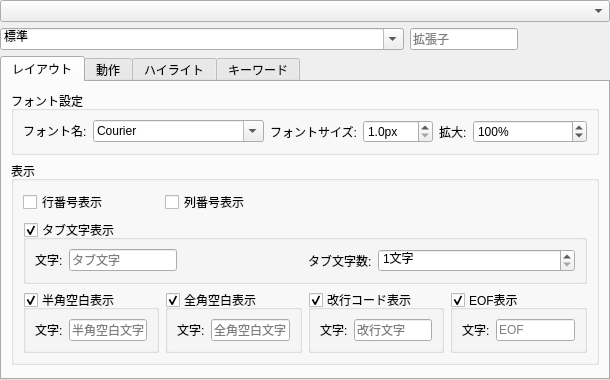
<?xml version="1.0" encoding="UTF-8"?>
<ui version="4.0">
 <class>ConfigEditorPage</class>
 <widget class="QWidget" name="ConfigEditorPage">
  <property name="geometry">
   <rect>
    <x>0</x>
    <y>0</y>
    <width>610</width>
    <height>380</height>
   </rect>
  </property>
  <property name="windowTitle">
   <string>Form</string>
  </property>
  <layout class="QGridLayout" name="gridLayout">
   <property name="margin">
    <number>0</number>
   </property>
   <item row="0" column="0">
    <widget class="QComboBox" name="fileName"/>
   </item>
   <item row="1" column="0">
    <layout class="QGridLayout" name="gridLayout_3" columnstretch="1,0,0,0">
     <item row="1" column="1">
      <widget class="QLineEdit" name="suffixes">
       <property name="placeholderText">
        <string>拡張子</string>
       </property>
      </widget>
     </item>
     <item row="1" column="0">
      <widget class="QComboBox" name="editorType">
       <property name="editable">
        <bool>true</bool>
       </property>
       <item>
        <property name="text">
         <string>標準</string>
        </property>
       </item>
      </widget>
     </item>
     <item row="1" column="2">
      <widget class="QPushButton" name="addEditorType">
       <property name="text">
        <string/>
       </property>
       <property name="icon">
        <iconset resource="../res.qrc">
         <normaloff>:/images/plus.png</normaloff>:/images/plus.png</iconset>
       </property>
       <property name="flat">
        <bool>true</bool>
       </property>
      </widget>
     </item>
     <item row="1" column="3">
      <widget class="QPushButton" name="removeEditorType">
       <property name="text">
        <string/>
       </property>
       <property name="icon">
        <iconset resource="../res.qrc">
         <normaloff>:/images/minus.png</normaloff>:/images/minus.png</iconset>
       </property>
       <property name="flat">
        <bool>true</bool>
       </property>
      </widget>
     </item>
    </layout>
   </item>
   <item row="17" column="0">
    <widget class="QTabWidget" name="tabWidget">
     <property name="currentIndex">
      <number>0</number>
     </property>
     <widget class="QWidget" name="tabLayout">
      <attribute name="title">
       <string>レイアウト</string>
      </attribute>
      <layout class="QVBoxLayout" name="verticalLayout">
       <item>
        <widget class="QGroupBox" name="groupBox">
         <property name="title">
          <string>フォント設定</string>
         </property>
         <layout class="QGridLayout" name="gridLayout_2">
          <item row="0" column="0">
           <layout class="QFormLayout" name="formLayout_3">
            <item row="0" column="0">
             <widget class="QLabel" name="label">
              <property name="text">
               <string>フォント名:</string>
              </property>
             </widget>
            </item>
            <item row="0" column="1">
             <widget class="QFontComboBox" name="fontFamily">
              <property name="fontFilters">
               <set>QFontComboBox::MonospacedFonts</set>
              </property>
             </widget>
            </item>
           </layout>
          </item>
          <item row="0" column="1">
           <layout class="QFormLayout" name="formLayout_4">
            <item row="0" column="0">
             <widget class="QLabel" name="label_2">
              <property name="text">
               <string>フォントサイズ:</string>
              </property>
             </widget>
            </item>
            <item row="0" column="1">
             <widget class="QDoubleSpinBox" name="fontPointSizeF">
              <property name="prefix">
               <string/>
              </property>
              <property name="suffix">
               <string>px</string>
              </property>
              <property name="decimals">
               <number>1</number>
              </property>
              <property name="minimum">
               <double>1.000000000000000</double>
              </property>
              <property name="singleStep">
               <double>0.500000000000000</double>
              </property>
             </widget>
            </item>
           </layout>
          </item>
          <item row="0" column="2">
           <layout class="QFormLayout" name="formLayout_5">
            <item row="0" column="0">
             <widget class="QLabel" name="label_10">
              <property name="text">
               <string>拡大:</string>
              </property>
             </widget>
            </item>
            <item row="0" column="1">
             <widget class="QSpinBox" name="zoom">
              <property name="suffix">
               <string>%</string>
              </property>
              <property name="maximum">
               <number>500</number>
              </property>
              <property name="singleStep">
               <number>10</number>
              </property>
              <property name="value">
               <number>100</number>
              </property>
             </widget>
            </item>
           </layout>
          </item>
         </layout>
        </widget>
       </item>
       <item>
        <widget class="QGroupBox" name="groupBox_2">
         <property name="title">
          <string>表示</string>
         </property>
         <layout class="QGridLayout" name="gridLayout_4">
          <item row="3" column="0">
           <widget class="QGroupBox" name="halfSpaceVisible">
            <property name="title">
             <string>半角空白表示</string>
            </property>
            <property name="flat">
             <bool>true</bool>
            </property>
            <property name="checkable">
             <bool>true</bool>
            </property>
            <layout class="QGridLayout" name="gridLayout_16">
             <item row="0" column="0">
              <layout class="QFormLayout" name="formLayout_10">
               <property name="fieldGrowthPolicy">
                <enum>QFormLayout::AllNonFixedFieldsGrow</enum>
               </property>
               <item row="0" column="0">
                <widget class="QLabel" name="label_6">
                 <property name="text">
                  <string>文字:</string>
                 </property>
                 <property name="buddy">
                  <cstring>tabStopDigits</cstring>
                 </property>
                </widget>
               </item>
               <item row="0" column="1">
                <widget class="QLineEdit" name="halfSpaceChar">
                 <property name="sizePolicy">
                  <sizepolicy hsizetype="Maximum" vsizetype="Fixed">
                   <horstretch>0</horstretch>
                   <verstretch>0</verstretch>
                  </sizepolicy>
                 </property>
                 <property name="maxLength">
                  <number>1</number>
                 </property>
                 <property name="placeholderText">
                  <string>半角空白文字</string>
                 </property>
                </widget>
               </item>
              </layout>
             </item>
            </layout>
           </widget>
          </item>
          <item row="3" column="1">
           <widget class="QGroupBox" name="fullSpaceVisible">
            <property name="title">
             <string>全角空白表示</string>
            </property>
            <property name="flat">
             <bool>true</bool>
            </property>
            <property name="checkable">
             <bool>true</bool>
            </property>
            <layout class="QGridLayout" name="gridLayout_19">
             <item row="0" column="0">
              <layout class="QFormLayout" name="formLayout_11">
               <property name="fieldGrowthPolicy">
                <enum>QFormLayout::AllNonFixedFieldsGrow</enum>
               </property>
               <item row="0" column="0">
                <widget class="QLabel" name="label_7">
                 <property name="text">
                  <string>文字:</string>
                 </property>
                 <property name="buddy">
                  <cstring>tabStopDigits</cstring>
                 </property>
                </widget>
               </item>
               <item row="0" column="1">
                <widget class="QLineEdit" name="fullSpaceChar">
                 <property name="sizePolicy">
                  <sizepolicy hsizetype="Maximum" vsizetype="Fixed">
                   <horstretch>0</horstretch>
                   <verstretch>0</verstretch>
                  </sizepolicy>
                 </property>
                 <property name="maxLength">
                  <number>1</number>
                 </property>
                 <property name="placeholderText">
                  <string>全角空白文字</string>
                 </property>
                </widget>
               </item>
              </layout>
             </item>
            </layout>
           </widget>
          </item>
          <item row="3" column="2">
           <widget class="QGroupBox" name="endOfLineVisible">
            <property name="title">
             <string>改行コード表示</string>
            </property>
            <property name="flat">
             <bool>true</bool>
            </property>
            <property name="checkable">
             <bool>true</bool>
            </property>
            <layout class="QGridLayout" name="gridLayout_20">
             <item row="0" column="0">
              <layout class="QFormLayout" name="formLayout_12">
               <property name="fieldGrowthPolicy">
                <enum>QFormLayout::AllNonFixedFieldsGrow</enum>
               </property>
               <item row="0" column="0">
                <widget class="QLabel" name="label_8">
                 <property name="text">
                  <string>文字:</string>
                 </property>
                 <property name="buddy">
                  <cstring>tabStopDigits</cstring>
                 </property>
                </widget>
               </item>
               <item row="0" column="1">
                <widget class="QLineEdit" name="endOfLineChar">
                 <property name="sizePolicy">
                  <sizepolicy hsizetype="Maximum" vsizetype="Fixed">
                   <horstretch>0</horstretch>
                   <verstretch>0</verstretch>
                  </sizepolicy>
                 </property>
                 <property name="maxLength">
                  <number>1</number>
                 </property>
                 <property name="placeholderText">
                  <string>改行文字</string>
                 </property>
                </widget>
               </item>
              </layout>
             </item>
            </layout>
           </widget>
          </item>
          <item row="3" column="3">
           <widget class="QGroupBox" name="endOfFileVisible">
            <property name="title">
             <string>EOF表示</string>
            </property>
            <property name="flat">
             <bool>true</bool>
            </property>
            <property name="checkable">
             <bool>true</bool>
            </property>
            <layout class="QGridLayout" name="gridLayout_21">
             <item row="0" column="0">
              <layout class="QFormLayout" name="formLayout_13">
               <property name="fieldGrowthPolicy">
                <enum>QFormLayout::AllNonFixedFieldsGrow</enum>
               </property>
               <item row="0" column="0">
                <widget class="QLabel" name="label_9">
                 <property name="text">
                  <string>文字:</string>
                 </property>
                 <property name="buddy">
                  <cstring>tabStopDigits</cstring>
                 </property>
                </widget>
               </item>
               <item row="0" column="1">
                <widget class="QLineEdit" name="endOfFileChar">
                 <property name="sizePolicy">
                  <sizepolicy hsizetype="Maximum" vsizetype="Fixed">
                   <horstretch>0</horstretch>
                   <verstretch>0</verstretch>
                  </sizepolicy>
                 </property>
                 <property name="placeholderText">
                  <string>EOF</string>
                 </property>
                </widget>
               </item>
              </layout>
             </item>
            </layout>
           </widget>
          </item>
          <item row="0" column="0">
           <widget class="QCheckBox" name="lineNumberVisible">
            <property name="text">
             <string>行番号表示</string>
            </property>
           </widget>
          </item>
          <item row="2" column="0" colspan="4">
           <widget class="QGroupBox" name="tabVisible">
            <property name="title">
             <string>タブ文字表示</string>
            </property>
            <property name="flat">
             <bool>true</bool>
            </property>
            <property name="checkable">
             <bool>true</bool>
            </property>
            <layout class="QGridLayout" name="gridLayout_15">
             <item row="0" column="0">
              <layout class="QFormLayout" name="formLayout_9">
               <property name="fieldGrowthPolicy">
                <enum>QFormLayout::AllNonFixedFieldsGrow</enum>
               </property>
               <item row="0" column="0">
                <widget class="QLabel" name="label_5">
                 <property name="text">
                  <string>文字:</string>
                 </property>
                 <property name="buddy">
                  <cstring>tabStopDigits</cstring>
                 </property>
                </widget>
               </item>
               <item row="0" column="1">
                <widget class="QLineEdit" name="tabChar">
                 <property name="sizePolicy">
                  <sizepolicy hsizetype="Maximum" vsizetype="Fixed">
                   <horstretch>0</horstretch>
                   <verstretch>0</verstretch>
                  </sizepolicy>
                 </property>
                 <property name="maxLength">
                  <number>1</number>
                 </property>
                 <property name="placeholderText">
                  <string>タブ文字</string>
                 </property>
                </widget>
               </item>
              </layout>
             </item>
             <item row="0" column="1">
              <layout class="QFormLayout" name="formLayout">
               <item row="0" column="0">
                <widget class="QLabel" name="label_3">
                 <property name="text">
                  <string>タブ文字数:</string>
                 </property>
                 <property name="buddy">
                  <cstring>tabStopDigits</cstring>
                 </property>
                </widget>
               </item>
               <item row="0" column="1">
                <widget class="QSpinBox" name="tabStopDigits">
                 <property name="suffix">
                  <string>文字</string>
                 </property>
                 <property name="prefix">
                  <string/>
                 </property>
                 <property name="minimum">
                  <number>1</number>
                 </property>
                </widget>
               </item>
              </layout>
             </item>
            </layout>
           </widget>
          </item>
          <item row="0" column="1">
           <widget class="QCheckBox" name="columnNumberVisible">
            <property name="text">
             <string>列番号表示</string>
            </property>
           </widget>
          </item>
         </layout>
        </widget>
       </item>
       <item>
        <spacer name="verticalSpacer">
         <property name="orientation">
          <enum>Qt::Vertical</enum>
         </property>
         <property name="sizeHint" stdset="0">
          <size>
           <width>20</width>
           <height>40</height>
          </size>
         </property>
        </spacer>
       </item>
      </layout>
     </widget>
     <widget class="QWidget" name="tabBehavior">
      <attribute name="title">
       <string>動作</string>
      </attribute>
      <layout class="QGridLayout" name="gridLayout_14">
       <item row="0" column="0">
        <widget class="QGroupBox" name="groupBox_3">
         <property name="title">
          <string>ファイルの文字コード</string>
         </property>
         <layout class="QFormLayout" name="formLayout_7">
          <item row="0" column="0">
           <widget class="QLabel" name="label_4">
            <property name="text">
             <string>デフォルト文字コード:</string>
            </property>
           </widget>
          </item>
          <item row="0" column="1">
           <widget class="QComboBox" name="defTextCodecName"/>
          </item>
         </layout>
        </widget>
       </item>
       <item row="1" column="0">
        <spacer name="verticalSpacer_3">
         <property name="orientation">
          <enum>Qt::Vertical</enum>
         </property>
         <property name="sizeHint" stdset="0">
          <size>
           <width>20</width>
           <height>40</height>
          </size>
         </property>
        </spacer>
       </item>
      </layout>
     </widget>
     <widget class="QWidget" name="tabTextFormats">
      <attribute name="title">
       <string>ハイライト</string>
      </attribute>
      <layout class="QGridLayout" name="gridLayout_6">
       <item row="0" column="0" rowspan="5">
        <layout class="QGridLayout" name="gridLayout_5">
         <property name="spacing">
          <number>0</number>
         </property>
         <item row="1" column="1">
          <spacer name="horizontalSpacer">
           <property name="orientation">
            <enum>Qt::Horizontal</enum>
           </property>
           <property name="sizeHint" stdset="0">
            <size>
             <width>40</width>
             <height>0</height>
            </size>
           </property>
          </spacer>
         </item>
         <item row="0" column="0" colspan="3">
          <widget class="QListWidget" name="textFormats"/>
         </item>
        </layout>
       </item>
       <item row="4" column="1">
        <spacer name="verticalSpacer_2">
         <property name="orientation">
          <enum>Qt::Vertical</enum>
         </property>
         <property name="sizeHint" stdset="0">
          <size>
           <width>20</width>
           <height>178</height>
          </size>
         </property>
        </spacer>
       </item>
       <item row="0" column="1" rowspan="3">
        <widget class="QWidget" name="textFormatItems" native="true">
         <layout class="QGridLayout" name="gridLayout_13">
          <property name="horizontalSpacing">
           <number>0</number>
          </property>
          <property name="margin">
           <number>0</number>
          </property>
          <item row="0" column="0">
           <layout class="QGridLayout" name="_2">
            <property name="verticalSpacing">
             <number>4</number>
            </property>
            <item row="0" column="0" colspan="3">
             <widget class="QCheckBox" name="textFormatEnabled">
              <property name="whatsThis">
               <string>Change the enable / disable selected items.</string>
              </property>
              <property name="text">
               <string>有効(&amp;E)</string>
              </property>
              <property name="checkable">
               <bool>true</bool>
              </property>
              <property name="tristate">
               <bool>false</bool>
              </property>
             </widget>
            </item>
            <item row="1" column="0" colspan="3">
             <widget class="QLineEdit" name="textFormatName"/>
            </item>
            <item row="3" column="1" colspan="2">
             <layout class="QGridLayout" name="gridLayout_8">
              <property name="spacing">
               <number>0</number>
              </property>
              <item row="0" column="0">
               <widget class="QPushButton" name="textFormatBackground">
                <property name="cursor">
                 <cursorShape>PointingHandCursor</cursorShape>
                </property>
                <property name="styleSheet">
                 <string notr="true">border-style: solid; border-width: 1px;border-color: rgb(159, 159, 159)</string>
                </property>
                <property name="text">
                 <string/>
                </property>
               </widget>
              </item>
             </layout>
            </item>
            <item row="3" column="0">
             <widget class="QLabel" name="textFormatBackgroundLabel">
              <property name="text">
               <string>背景色(&amp;B):</string>
              </property>
             </widget>
            </item>
            <item row="2" column="1" colspan="2">
             <layout class="QGridLayout" name="gridLayout_10">
              <property name="horizontalSpacing">
               <number>0</number>
              </property>
              <item row="0" column="0">
               <widget class="QPushButton" name="textFormatForeground">
                <property name="cursor">
                 <cursorShape>PointingHandCursor</cursorShape>
                </property>
                <property name="contextMenuPolicy">
                 <enum>Qt::DefaultContextMenu</enum>
                </property>
                <property name="styleSheet">
                 <string notr="true">border-style: solid; border-width: 1px;border-color: rgb(159, 159, 159)</string>
                </property>
                <property name="text">
                 <string/>
                </property>
               </widget>
              </item>
             </layout>
            </item>
            <item row="2" column="0">
             <widget class="QLabel" name="textFormatForegroundLabel">
              <property name="text">
               <string>前景色(&amp;F):</string>
              </property>
             </widget>
            </item>
           </layout>
          </item>
          <item row="1" column="0">
           <layout class="QGridLayout" name="gridLayout_7">
            <item row="0" column="0">
             <widget class="QCheckBox" name="textFormatBold">
              <property name="text">
               <string>太字(&amp;B)</string>
              </property>
             </widget>
            </item>
            <item row="0" column="1">
             <widget class="QCheckBox" name="textFormatItalic">
              <property name="text">
               <string>斜体(&amp;I)</string>
              </property>
             </widget>
            </item>
            <item row="0" column="2">
             <widget class="QCheckBox" name="textFormatUnderline">
              <property name="text">
               <string>下線(&amp;U)</string>
              </property>
             </widget>
            </item>
           </layout>
          </item>
         </layout>
        </widget>
       </item>
       <item row="3" column="1">
        <spacer name="horizontalSpacer_4">
         <property name="orientation">
          <enum>Qt::Horizontal</enum>
         </property>
         <property name="sizeType">
          <enum>QSizePolicy::Fixed</enum>
         </property>
         <property name="sizeHint" stdset="0">
          <size>
           <width>200</width>
           <height>20</height>
          </size>
         </property>
        </spacer>
       </item>
      </layout>
     </widget>
     <widget class="QWidget" name="tabKeywords">
      <attribute name="title">
       <string>キーワード</string>
      </attribute>
      <layout class="QGridLayout" name="gridLayout_12">
       <item row="1" column="1">
        <widget class="QTabWidget" name="tabWidget_2">
         <property name="currentIndex">
          <number>0</number>
         </property>
         <property name="documentMode">
          <bool>true</bool>
         </property>
         <widget class="QWidget" name="tab">
          <attribute name="title">
           <string>キーワード</string>
          </attribute>
          <layout class="QGridLayout" name="gridLayout_9">
           <property name="leftMargin">
            <number>0</number>
           </property>
           <property name="rightMargin">
            <number>0</number>
           </property>
           <property name="bottomMargin">
            <number>0</number>
           </property>
           <item row="0" column="0" colspan="4">
            <layout class="QFormLayout" name="formLayout_8">
             <item row="0" column="0">
              <widget class="QComboBox" name="keywordFilterIndex">
               <item>
                <property name="text">
                 <string>キーワード</string>
                </property>
               </item>
               <item>
                <property name="text">
                 <string>オプション</string>
                </property>
               </item>
               <item>
                <property name="text">
                 <string>配色</string>
                </property>
               </item>
              </widget>
             </item>
             <item row="0" column="1">
              <widget class="QLineEdit" name="keywordFilter">
               <property name="placeholderText">
                <string>フィルタ</string>
               </property>
              </widget>
             </item>
            </layout>
           </item>
           <item row="7" column="2">
            <spacer name="horizontalSpacer_3">
             <property name="orientation">
              <enum>Qt::Horizontal</enum>
             </property>
             <property name="sizeHint" stdset="0">
              <size>
               <width>400</width>
               <height>20</height>
              </size>
             </property>
            </spacer>
           </item>
           <item row="5" column="4" rowspan="3">
            <spacer name="verticalSpacer_5">
             <property name="orientation">
              <enum>Qt::Vertical</enum>
             </property>
             <property name="sizeHint" stdset="0">
              <size>
               <width>20</width>
               <height>40</height>
              </size>
             </property>
            </spacer>
           </item>
           <item row="1" column="0" rowspan="6" colspan="4">
            <widget class="QTreeWidget" name="keywords">
             <property name="sortingEnabled">
              <bool>true</bool>
             </property>
             <column>
              <property name="text">
               <string>キーワード</string>
              </property>
             </column>
             <column>
              <property name="text">
               <string>オプション</string>
              </property>
             </column>
             <column>
              <property name="text">
               <string>配色</string>
              </property>
             </column>
            </widget>
           </item>
           <item row="7" column="0">
            <widget class="QPushButton" name="addKeyword">
             <property name="maximumSize">
              <size>
               <width>23</width>
               <height>16777215</height>
              </size>
             </property>
             <property name="toolTip">
              <string>Add</string>
             </property>
             <property name="whatsThis">
              <string>Add item.</string>
             </property>
             <property name="icon">
              <iconset resource="../res.qrc">
               <normaloff>:/images/toggle-expand.png</normaloff>:/images/toggle-expand.png</iconset>
             </property>
             <property name="flat">
              <bool>true</bool>
             </property>
            </widget>
           </item>
           <item row="7" column="1">
            <widget class="QPushButton" name="removeKeyword">
             <property name="maximumSize">
              <size>
               <width>23</width>
               <height>16777215</height>
              </size>
             </property>
             <property name="toolTip">
              <string>Delete</string>
             </property>
             <property name="whatsThis">
              <string>Remove item.</string>
             </property>
             <property name="icon">
              <iconset resource="../res.qrc">
               <normaloff>:/images/toggle.png</normaloff>:/images/toggle.png</iconset>
             </property>
             <property name="flat">
              <bool>true</bool>
             </property>
            </widget>
           </item>
           <item row="0" column="4" rowspan="5">
            <widget class="QWidget" name="keywordPage" native="true">
             <property name="enabled">
              <bool>false</bool>
             </property>
             <layout class="QFormLayout" name="_3">
              <property name="margin">
               <number>0</number>
              </property>
              <item row="4" column="0">
               <widget class="QLabel" name="labelColorScheme_2">
                <property name="text">
                 <string>配色(&amp;S):</string>
                </property>
               </widget>
              </item>
              <item row="4" column="1">
               <widget class="QComboBox" name="keywordHighlightFormats">
                <property name="editable">
                 <bool>true</bool>
                </property>
               </widget>
              </item>
              <item row="0" column="0" colspan="2">
               <widget class="QLineEdit" name="keywordText">
                <property name="placeholderText">
                 <string>キーワード</string>
                </property>
               </widget>
              </item>
              <item row="1" column="0" colspan="2">
               <widget class="QCheckBox" name="keywordCaseSensitive">
                <property name="text">
                 <string>大文字小文字区別(&amp;C)</string>
                </property>
               </widget>
              </item>
              <item row="2" column="0" colspan="2">
               <widget class="QCheckBox" name="keywordWholeWords">
                <property name="text">
                 <string>単語単位(&amp;W)</string>
                </property>
               </widget>
              </item>
              <item row="3" column="0" colspan="2">
               <widget class="QCheckBox" name="keywordRegularExpression">
                <property name="text">
                 <string>正規表現(&amp;R)</string>
                </property>
               </widget>
              </item>
             </layout>
            </widget>
           </item>
          </layout>
         </widget>
         <widget class="QWidget" name="tab_2">
          <attribute name="title">
           <string>ブロック</string>
          </attribute>
          <layout class="QGridLayout" name="gridLayout_11">
           <property name="leftMargin">
            <number>0</number>
           </property>
           <property name="rightMargin">
            <number>0</number>
           </property>
           <property name="bottomMargin">
            <number>0</number>
           </property>
           <item row="0" column="0" colspan="3">
            <layout class="QFormLayout" name="formLayout_6">
             <property name="fieldGrowthPolicy">
              <enum>QFormLayout::AllNonFixedFieldsGrow</enum>
             </property>
             <item row="0" column="0">
              <widget class="QComboBox" name="blockwordFilterIndex">
               <item>
                <property name="text">
                 <string>開始文字列</string>
                </property>
               </item>
               <item>
                <property name="text">
                 <string>終了文字列</string>
                </property>
               </item>
               <item>
                <property name="text">
                 <string>オプション</string>
                </property>
               </item>
               <item>
                <property name="text">
                 <string>配色</string>
                </property>
               </item>
              </widget>
             </item>
             <item row="0" column="1">
              <widget class="QLineEdit" name="blockwordFilter">
               <property name="placeholderText">
                <string>フィルタ</string>
               </property>
              </widget>
             </item>
            </layout>
           </item>
           <item row="1" column="0" rowspan="6" colspan="3">
            <widget class="QTreeWidget" name="blockwords">
             <property name="sortingEnabled">
              <bool>true</bool>
             </property>
             <column>
              <property name="text">
               <string>開始文字列</string>
              </property>
             </column>
             <column>
              <property name="text">
               <string>終了文字列</string>
              </property>
             </column>
             <column>
              <property name="text">
               <string>オプション</string>
              </property>
             </column>
             <column>
              <property name="text">
               <string>配色</string>
              </property>
             </column>
            </widget>
           </item>
           <item row="6" column="3" rowspan="2">
            <spacer name="verticalSpacer_4">
             <property name="orientation">
              <enum>Qt::Vertical</enum>
             </property>
             <property name="sizeHint" stdset="0">
              <size>
               <width>20</width>
               <height>40</height>
              </size>
             </property>
            </spacer>
           </item>
           <item row="7" column="0">
            <widget class="QPushButton" name="addBlockword">
             <property name="maximumSize">
              <size>
               <width>23</width>
               <height>16777215</height>
              </size>
             </property>
             <property name="toolTip">
              <string>Add</string>
             </property>
             <property name="whatsThis">
              <string>Add item.</string>
             </property>
             <property name="icon">
              <iconset resource="../res.qrc">
               <normaloff>:/images/toggle-expand.png</normaloff>:/images/toggle-expand.png</iconset>
             </property>
             <property name="flat">
              <bool>true</bool>
             </property>
            </widget>
           </item>
           <item row="7" column="1">
            <widget class="QPushButton" name="removeBolockword">
             <property name="maximumSize">
              <size>
               <width>23</width>
               <height>16777215</height>
              </size>
             </property>
             <property name="toolTip">
              <string>Delete</string>
             </property>
             <property name="whatsThis">
              <string>Remove item.</string>
             </property>
             <property name="icon">
              <iconset resource="../res.qrc">
               <normaloff>:/images/toggle.png</normaloff>:/images/toggle.png</iconset>
             </property>
             <property name="flat">
              <bool>true</bool>
             </property>
            </widget>
           </item>
           <item row="7" column="2">
            <spacer name="horizontalSpacer_2">
             <property name="orientation">
              <enum>Qt::Horizontal</enum>
             </property>
             <property name="sizeHint" stdset="0">
              <size>
               <width>400</width>
               <height>20</height>
              </size>
             </property>
            </spacer>
           </item>
           <item row="0" column="3" rowspan="6">
            <widget class="QWidget" name="blockwordPage" native="true">
             <layout class="QFormLayout" name="_4">
              <property name="margin">
               <number>0</number>
              </property>
              <item row="5" column="0">
               <widget class="QLabel" name="labelColorScheme">
                <property name="text">
                 <string>配色(&amp;S):</string>
                </property>
               </widget>
              </item>
              <item row="5" column="1">
               <widget class="QComboBox" name="blockKeywordHighlightFormats">
                <property name="editable">
                 <bool>true</bool>
                </property>
               </widget>
              </item>
              <item row="4" column="0" colspan="2">
               <widget class="QCheckBox" name="blockKeywordRegularExpression">
                <property name="text">
                 <string>正規表現(&amp;R)</string>
                </property>
               </widget>
              </item>
              <item row="3" column="0" colspan="2">
               <widget class="QCheckBox" name="blockKeywordWholeWords">
                <property name="text">
                 <string>単語単位(&amp;W)</string>
                </property>
               </widget>
              </item>
              <item row="2" column="0" colspan="2">
               <widget class="QCheckBox" name="blockKeywordCaseSensitive">
                <property name="text">
                 <string>大文字小文字区別(&amp;C)</string>
                </property>
               </widget>
              </item>
              <item row="1" column="0" colspan="2">
               <widget class="QLineEdit" name="blockKeywordEndText">
                <property name="enabled">
                 <bool>true</bool>
                </property>
                <property name="placeholderText">
                 <string>終了文字列</string>
                </property>
               </widget>
              </item>
              <item row="0" column="0" colspan="2">
               <widget class="QLineEdit" name="blockKeywordBeginText">
                <property name="placeholderText">
                 <string>開始文字列</string>
                </property>
               </widget>
              </item>
             </layout>
            </widget>
           </item>
          </layout>
         </widget>
        </widget>
       </item>
      </layout>
     </widget>
    </widget>
   </item>
  </layout>
 </widget>
 <tabstops>
  <tabstop>fileName</tabstop>
  <tabstop>editorType</tabstop>
  <tabstop>suffixes</tabstop>
  <tabstop>addEditorType</tabstop>
  <tabstop>removeEditorType</tabstop>
  <tabstop>tabWidget</tabstop>
  <tabstop>fontFamily</tabstop>
  <tabstop>fontPointSizeF</tabstop>
  <tabstop>lineNumberVisible</tabstop>
  <tabstop>tabVisible</tabstop>
  <tabstop>tabChar</tabstop>
  <tabstop>tabStopDigits</tabstop>
  <tabstop>halfSpaceVisible</tabstop>
  <tabstop>halfSpaceChar</tabstop>
  <tabstop>fullSpaceVisible</tabstop>
  <tabstop>fullSpaceChar</tabstop>
  <tabstop>endOfLineVisible</tabstop>
  <tabstop>endOfLineChar</tabstop>
  <tabstop>endOfFileVisible</tabstop>
  <tabstop>endOfFileChar</tabstop>
  <tabstop>defTextCodecName</tabstop>
  <tabstop>textFormats</tabstop>
  <tabstop>textFormatEnabled</tabstop>
  <tabstop>textFormatName</tabstop>
  <tabstop>textFormatForeground</tabstop>
  <tabstop>textFormatBackground</tabstop>
  <tabstop>textFormatBold</tabstop>
  <tabstop>textFormatItalic</tabstop>
  <tabstop>textFormatUnderline</tabstop>
  <tabstop>addKeyword</tabstop>
  <tabstop>removeKeyword</tabstop>
 </tabstops>
 <resources>
  <include location="../res.qrc"/>
 </resources>
 <connections/>
</ui>
